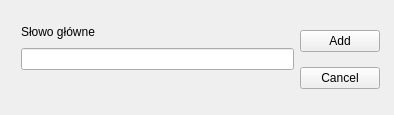
<?xml version="1.0" encoding="UTF-8"?>
<ui version="4.0">
 <class>AddMainWord</class>
 <widget class="QWidget" name="AddMainWord">
  <property name="geometry">
   <rect>
    <x>0</x>
    <y>0</y>
    <width>394</width>
    <height>115</height>
   </rect>
  </property>
  <property name="minimumSize">
   <size>
    <width>394</width>
    <height>115</height>
   </size>
  </property>
  <property name="maximumSize">
   <size>
    <width>396</width>
    <height>115</height>
   </size>
  </property>
  <property name="windowTitle">
   <string>AddMainWord</string>
  </property>
  <widget class="QWidget" name="horizontalLayoutWidget">
   <property name="geometry">
    <rect>
     <x>10</x>
     <y>10</y>
     <width>381</width>
     <height>101</height>
    </rect>
   </property>
   <layout class="QHBoxLayout" name="horizontalLayout">
    <item>
     <layout class="QVBoxLayout" name="verticalLayout">
      <item>
       <widget class="QLabel" name="label">
        <property name="text">
         <string>Słowo główne</string>
        </property>
       </widget>
      </item>
      <item>
       <widget class="QLineEdit" name="NewMainWord_lineEdit"/>
      </item>
      <item>
       <spacer name="verticalSpacer">
        <property name="orientation">
         <enum>Qt::Vertical</enum>
        </property>
        <property name="sizeType">
         <enum>QSizePolicy::Fixed</enum>
        </property>
        <property name="sizeHint" stdset="0">
         <size>
          <width>20</width>
          <height>30</height>
         </size>
        </property>
       </spacer>
      </item>
     </layout>
    </item>
    <item>
     <layout class="QVBoxLayout" name="verticalLayout_2">
      <item>
       <widget class="QPushButton" name="AddButton">
        <property name="text">
         <string>Add</string>
        </property>
        <property name="autoDefault">
         <bool>true</bool>
        </property>
       </widget>
      </item>
      <item>
       <widget class="QPushButton" name="CancelButton">
        <property name="text">
         <string>Cancel</string>
        </property>
        <property name="autoDefault">
         <bool>true</bool>
        </property>
       </widget>
      </item>
     </layout>
    </item>
   </layout>
  </widget>
 </widget>
 <layoutdefault spacing="6" margin="11"/>
 <resources/>
 <connections/>
</ui>
